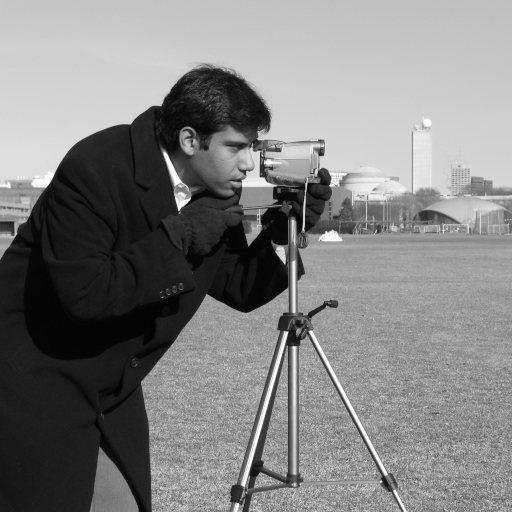
#> input picture skimage.data.camera(), 512 x 512 px
$ jupyter execute --allow-errors WorkingWithImagesUsingNumpy.ipynb   (shell and % lines are left out)
#> lines starting #> are read from the running program, lines starting #| are printed output that depends on the picture
[cell 1]
import skimage

from skimage import data

[cell 2]
print(skimage.__version__)

[cell 3]
import numpy as np
import matplotlib.pyplot as plt

[cell 4]
sample_image = np.random.random([300,300])

[cell 5]
sample_image

[cell 6]
sample_image.shape

[cell 7]
# by default matplotlib uses green and blue colors to represent pixels
plt.imshow(sample_image)
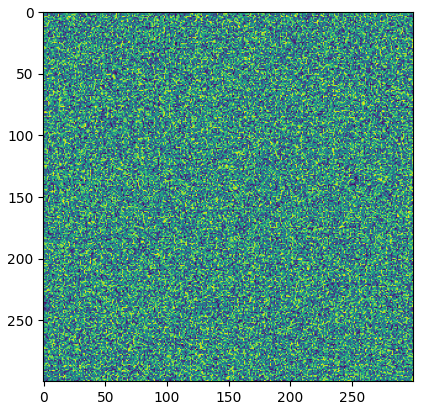
#> figure drawn by matplotlib, 1 panel

[cell 8]
plt.imshow(sample_image, cmap='gray', interpolation='nearest')

#border numbers are not displayed
plt.xticks([])
plt.yticks([])
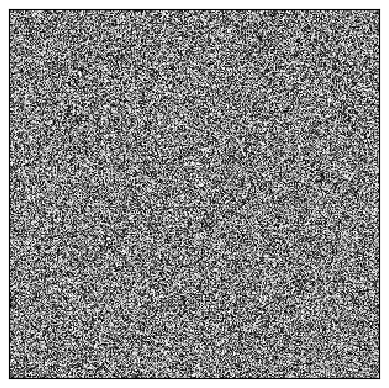
#> figure drawn by matplotlib, 1 panel

[cell 9]
plt.imshow(sample_image, cmap='Spectral', interpolation='nearest')

#border numbers are not displayed
plt.xticks([])
plt.yticks([])
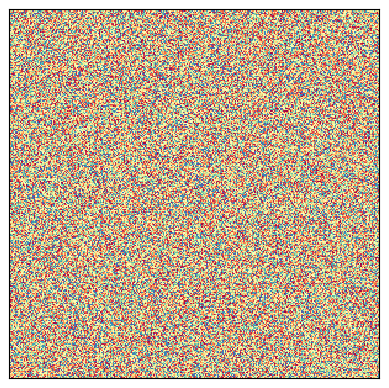
#> figure drawn by matplotlib, 1 panel

[cell 10]
camera = data.camera()
#> camera is the input picture: shape (512, 512); min 0, max 255, mean 129.1

[cell 11]
plt.figure(figsize=(8,6))

plt.imshow(camera)

[cell 12]
type(camera)

[cell 13]
camera.shape
#> Out = (512, 512)

[cell 14]
camera.size
#> Out = 262144
